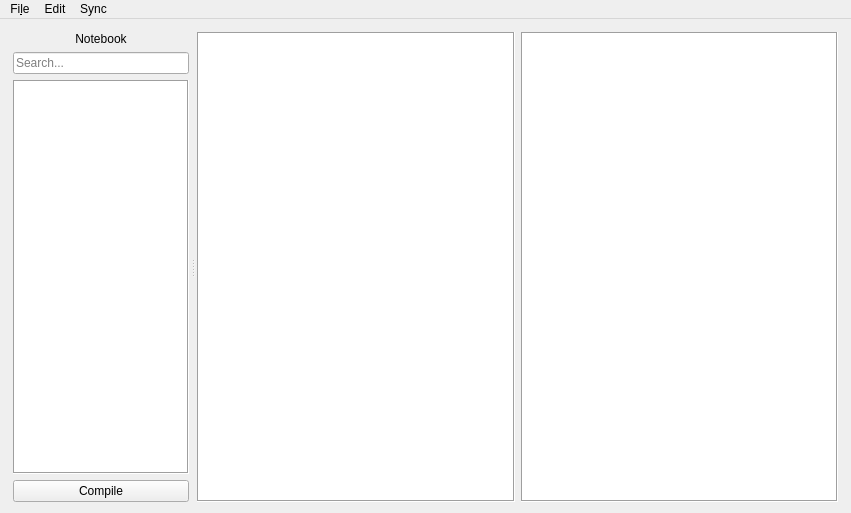
<?xml version="1.0" encoding="UTF-8"?>
<ui version="4.0">
 <class>MainWindow</class>
 <widget class="QMainWindow" name="MainWindow">
  <property name="geometry">
   <rect>
    <x>0</x>
    <y>0</y>
    <width>851</width>
    <height>513</height>
   </rect>
  </property>
  <property name="windowTitle">
   <string>Editor</string>
  </property>
  <property name="autoFillBackground">
   <bool>false</bool>
  </property>
  <property name="documentMode">
   <bool>false</bool>
  </property>
  <property name="unifiedTitleAndToolBarOnMac">
   <bool>false</bool>
  </property>
  <widget class="QWidget" name="centralWidget">
   <layout class="QHBoxLayout" name="horizontalLayout">
    <property name="sizeConstraint">
     <enum>QLayout::SetDefaultConstraint</enum>
    </property>
    <property name="bottomMargin">
     <number>9</number>
    </property>
    <item>
     <widget class="QSplitter" name="splitter">
      <property name="orientation">
       <enum>Qt::Horizontal</enum>
      </property>
      <widget class="QWidget" name="leftWidget" native="true">
       <property name="sizePolicy">
        <sizepolicy hsizetype="MinimumExpanding" vsizetype="Preferred">
         <horstretch>1</horstretch>
         <verstretch>0</verstretch>
        </sizepolicy>
       </property>
       <property name="minimumSize">
        <size>
         <width>180</width>
         <height>0</height>
        </size>
       </property>
       <property name="maximumSize">
        <size>
         <width>400</width>
         <height>16777215</height>
        </size>
       </property>
       <layout class="QHBoxLayout" name="horizontalLayout_2" stretch="0">
        <property name="spacing">
         <number>4</number>
        </property>
        <property name="leftMargin">
         <number>2</number>
        </property>
        <property name="topMargin">
         <number>2</number>
        </property>
        <property name="rightMargin">
         <number>2</number>
        </property>
        <property name="bottomMargin">
         <number>2</number>
        </property>
        <item>
         <layout class="QVBoxLayout" name="leftLayoutVert" stretch="0,0,0,0">
          <property name="sizeConstraint">
           <enum>QLayout::SetDefaultConstraint</enum>
          </property>
          <item>
           <widget class="QLabel" name="labelNoteTitle">
            <property name="text">
             <string>Notebook</string>
            </property>
            <property name="alignment">
             <set>Qt::AlignCenter</set>
            </property>
           </widget>
          </item>
          <item>
           <widget class="QLineEdit" name="searchBox">
            <property name="inputMask">
             <string/>
            </property>
            <property name="text">
             <string/>
            </property>
            <property name="placeholderText">
             <string>Search...</string>
            </property>
           </widget>
          </item>
          <item>
           <widget class="QTreeView" name="folderPane">
            <property name="font">
             <font>
              <family>SF Pro Display</family>
             </font>
            </property>
            <property name="frameShape">
             <enum>QFrame::Box</enum>
            </property>
            <property name="frameShadow">
             <enum>QFrame::Sunken</enum>
            </property>
            <property name="lineWidth">
             <number>1</number>
            </property>
            <attribute name="headerVisible">
             <bool>false</bool>
            </attribute>
           </widget>
          </item>
          <item>
           <widget class="QPushButton" name="compileButton">
            <property name="text">
             <string>Compile</string>
            </property>
           </widget>
          </item>
         </layout>
        </item>
       </layout>
      </widget>
      <widget class="QWidget" name="rightWidget" native="true">
       <property name="sizePolicy">
        <sizepolicy hsizetype="Maximum" vsizetype="Preferred">
         <horstretch>4</horstretch>
         <verstretch>0</verstretch>
        </sizepolicy>
       </property>
       <property name="minimumSize">
        <size>
         <width>0</width>
         <height>0</height>
        </size>
       </property>
       <layout class="QHBoxLayout" name="horizontalLayout_3" stretch="0">
        <property name="spacing">
         <number>4</number>
        </property>
        <property name="sizeConstraint">
         <enum>QLayout::SetDefaultConstraint</enum>
        </property>
        <property name="leftMargin">
         <number>2</number>
        </property>
        <property name="topMargin">
         <number>2</number>
        </property>
        <property name="rightMargin">
         <number>2</number>
        </property>
        <property name="bottomMargin">
         <number>2</number>
        </property>
        <item>
         <layout class="QHBoxLayout" name="rightLayoutHoriz" stretch="0,0">
          <property name="sizeConstraint">
           <enum>QLayout::SetDefaultConstraint</enum>
          </property>
          <item>
           <layout class="QVBoxLayout" name="editLayout">
            <item>
             <widget class="QPlainTextEdit" name="mdEditPane">
              <property name="font">
               <font>
                <family>Monospace</family>
               </font>
              </property>
              <property name="frameShape">
               <enum>QFrame::Box</enum>
              </property>
              <property name="frameShadow">
               <enum>QFrame::Sunken</enum>
              </property>
              <property name="readOnly">
               <bool>true</bool>
              </property>
              <property name="plainText">
               <string/>
              </property>
              <property name="placeholderText">
               <string>Create a new note or select an existing one.</string>
              </property>
             </widget>
            </item>
           </layout>
          </item>
          <item>
           <widget class="QTextEdit" name="compilePane">
            <property name="font">
             <font>
              <family>Sans Serif</family>
             </font>
            </property>
            <property name="frameShape">
             <enum>QFrame::Box</enum>
            </property>
            <property name="frameShadow">
             <enum>QFrame::Sunken</enum>
            </property>
            <property name="lineWidth">
             <number>1</number>
            </property>
            <property name="readOnly">
             <bool>true</bool>
            </property>
           </widget>
          </item>
         </layout>
        </item>
       </layout>
      </widget>
     </widget>
    </item>
   </layout>
  </widget>
  <widget class="QMenuBar" name="menuBar">
   <property name="geometry">
    <rect>
     <x>0</x>
     <y>0</y>
     <width>851</width>
     <height>23</height>
    </rect>
   </property>
   <widget class="QMenu" name="menuFile">
    <property name="title">
     <string>Fi&amp;le</string>
    </property>
    <addaction name="actionNew_Note"/>
    <addaction name="actionSave_Note"/>
    <addaction name="actionNew_Notebook"/>
    <addaction name="actionSwitch_Notebook"/>
    <addaction name="actionCompile_Note"/>
   </widget>
   <widget class="QMenu" name="menuEdit">
    <property name="title">
     <string>Edit</string>
    </property>
    <addaction name="actionUndo"/>
    <addaction name="actionRedo"/>
    <addaction name="actionCut"/>
    <addaction name="actionCopy"/>
    <addaction name="actionPaste"/>
    <addaction name="actionSelect_All"/>
   </widget>
   <widget class="QMenu" name="menuSync">
    <property name="title">
     <string>Sync</string>
    </property>
    <addaction name="actionSet_Repository"/>
    <addaction name="actionCreate_Repository"/>
    <addaction name="actionCommit_Changes"/>
   </widget>
   <addaction name="menuFile"/>
   <addaction name="menuEdit"/>
   <addaction name="menuSync"/>
  </widget>
  <action name="actionNew_Note">
   <property name="icon">
    <iconset theme="document-new">
     <normaloff>.</normaloff>.</iconset>
   </property>
   <property name="text">
    <string>&amp;New Note</string>
   </property>
   <property name="shortcut">
    <string>Ctrl+N</string>
   </property>
  </action>
  <action name="actionSave_Note">
   <property name="icon">
    <iconset theme="document-save">
     <normaloff>.</normaloff>.</iconset>
   </property>
   <property name="text">
    <string>&amp;Save Note</string>
   </property>
   <property name="shortcut">
    <string>Ctrl+S</string>
   </property>
  </action>
  <action name="actionNew_Notebook">
   <property name="icon">
    <iconset theme="document-new">
     <normaloff>.</normaloff>.</iconset>
   </property>
   <property name="text">
    <string>N&amp;ew Notebook</string>
   </property>
   <property name="shortcut">
    <string>Ctrl+Shift+N</string>
   </property>
  </action>
  <action name="actionSwitch_Notebook">
   <property name="icon">
    <iconset theme="edit-redo">
     <normaloff>.</normaloff>.</iconset>
   </property>
   <property name="text">
    <string>S&amp;witch Notebook</string>
   </property>
   <property name="shortcut">
    <string>Ctrl+Shift+S</string>
   </property>
  </action>
  <action name="actionUndo">
   <property name="icon">
    <iconset theme="edit-undo">
     <normaloff>.</normaloff>.</iconset>
   </property>
   <property name="text">
    <string>&amp;Undo</string>
   </property>
   <property name="shortcut">
    <string>Ctrl+Z</string>
   </property>
  </action>
  <action name="actionRedo">
   <property name="icon">
    <iconset theme="edit-redo">
     <normaloff>.</normaloff>.</iconset>
   </property>
   <property name="text">
    <string>&amp;Redo</string>
   </property>
   <property name="shortcut">
    <string>Ctrl+Shift+Z</string>
   </property>
  </action>
  <action name="actionCut">
   <property name="icon">
    <iconset theme="edit-cut">
     <normaloff>.</normaloff>.</iconset>
   </property>
   <property name="text">
    <string>&amp;Cut</string>
   </property>
   <property name="shortcut">
    <string>Ctrl+X</string>
   </property>
  </action>
  <action name="actionCopy">
   <property name="icon">
    <iconset theme="edit-copy">
     <normaloff>.</normaloff>.</iconset>
   </property>
   <property name="text">
    <string>C&amp;opy</string>
   </property>
   <property name="shortcut">
    <string>Ctrl+C</string>
   </property>
  </action>
  <action name="actionPaste">
   <property name="icon">
    <iconset theme="edit-paste">
     <normaloff>.</normaloff>.</iconset>
   </property>
   <property name="text">
    <string>&amp;Paste</string>
   </property>
   <property name="shortcut">
    <string>Ctrl+V</string>
   </property>
  </action>
  <action name="actionSelect_All">
   <property name="icon">
    <iconset theme="edit-select-all">
     <normaloff>.</normaloff>.</iconset>
   </property>
   <property name="text">
    <string>&amp;Select All</string>
   </property>
   <property name="shortcut">
    <string>Ctrl+A</string>
   </property>
  </action>
  <action name="actionCompile_Note">
   <property name="icon">
    <iconset theme="exec">
     <normaloff>.</normaloff>.</iconset>
   </property>
   <property name="text">
    <string>&amp;Compile Note</string>
   </property>
   <property name="shortcut">
    <string>Ctrl+B</string>
   </property>
  </action>
  <action name="actionSet_Repository">
   <property name="text">
    <string>Set Repository</string>
   </property>
  </action>
  <action name="actionCreate_Repository">
   <property name="text">
    <string>Create Repository</string>
   </property>
  </action>
  <action name="actionCommit_Changes">
   <property name="text">
    <string>Commit Changes</string>
   </property>
  </action>
 </widget>
 <layoutdefault spacing="6" margin="11"/>
 <resources/>
 <connections>
  <connection>
   <sender>actionCompile_Note</sender>
   <signal>triggered()</signal>
   <receiver>compileButton</receiver>
   <slot>click()</slot>
   <hints>
    <hint type="sourcelabel">
     <x>-1</x>
     <y>-1</y>
    </hint>
    <hint type="destinationlabel">
     <x>98</x>
     <y>432</y>
    </hint>
   </hints>
  </connection>
 </connections>
</ui>
